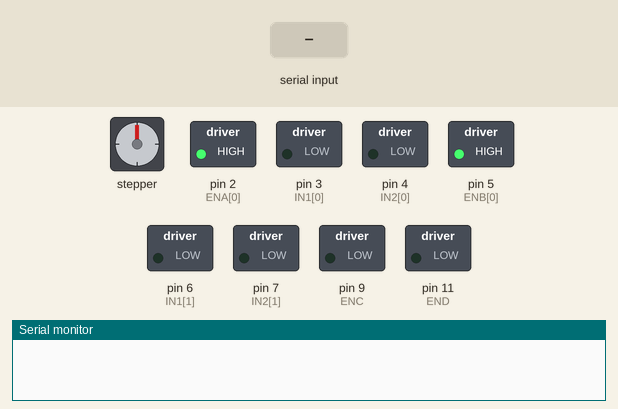
Recording of a sketch running on a simulated Arduino Uno, built with avr-gcc and run on an emulated ATmega328P. Parts: stepper motor, switched loads named in the sketch (green lamp = pin HIGH), the last lines printed to the serial monitor. Wiring (inferred from the names in the program): stepper motor (200 steps per turn assumed): coils pin 10, pin 8, pin 12, pin 13. Inputs (shaded band) come from the test bench. Pins used as bus, display or sensor lines are not drawn.

Above: at 1.2 s.
1.3 s: "stop,1\n" received over Serial
At 1.61 s:
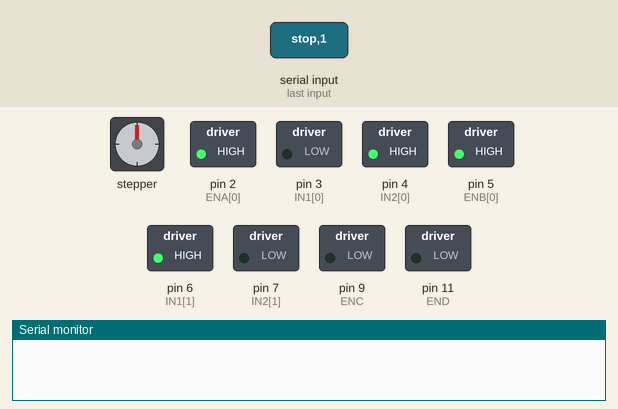
At 3.28 s:
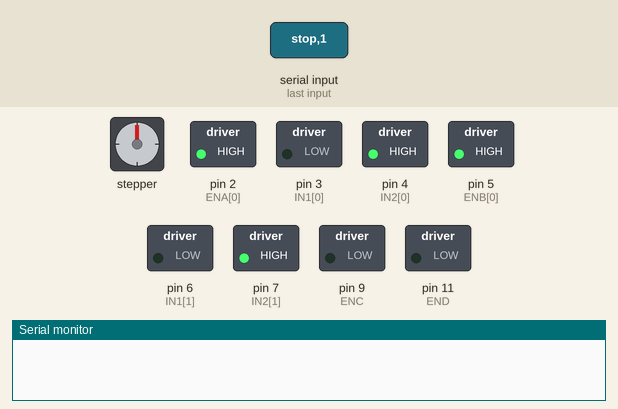
4.3 s: "stop\n" received over Serial
At 11.4 s:
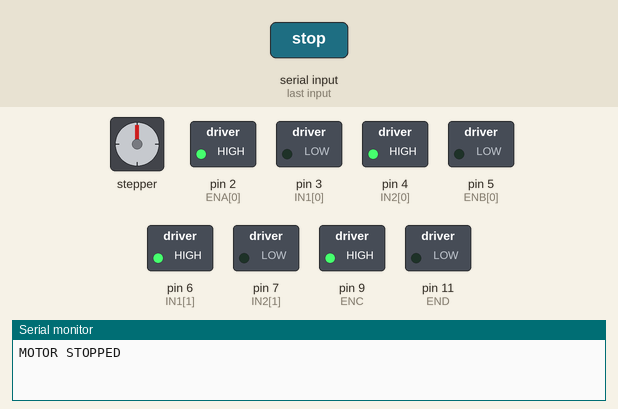
Timing chart, 0 to 13.5 s (numbered marks = the images above; inputs shaded):
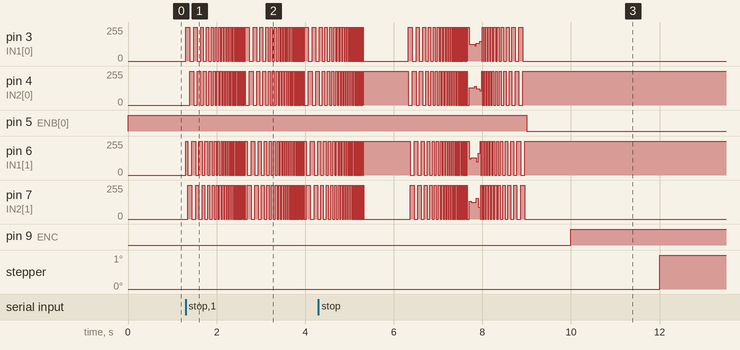

The sketch:

main.ino
```cpp
#include <Arduino.h>
#include "step.h"
#include "linear.h"
#include "dc.h"


#define MAX_SIZE 10  // 최대 리스트 크기를 10으로 정의


int disk_rotate_list[MAX_SIZE];
int dispenser_push_list[MAX_SIZE];
int listSize = 0;  // 실제 사용되는 리스트의 크기


int dc_motor_state = 0;  // 전역 변수로 선언
int stop_command_state = 0; // 0: 초기 상태, 1: stop 명령 수신, 2: 엔드스위치 감지


void setup() {
    Serial.begin(9600);  // 시리얼 통신을 9600 baud rate로 시작합니다.


    // 모터 핀 설정
    setupMotorPins(0);        // 스텝모터 A핀 설정
    setupMotorPins(1);        // 스텝모터 B핀 설정


    // 역방향 딜레이 설정
    setupReverseDelays();     // 모터의 역방향 운동에 사용할 딜레이를 설정합니다.


    // 선형 모터 핀 설정
    pinMode(ENC, OUTPUT);
    pinMode(IN5, OUTPUT);
    pinMode(IN6, OUTPUT);


    pinMode(END, OUTPUT);
    pinMode(IN7, OUTPUT);
    pinMode(IN8, OUTPUT);
}


void loop() {
    // 시리얼 데이터 수신
    if (Serial.available() > 0) {
        String data = Serial.readStringUntil('\n');

        // stop 명령을 수신한 경우
        if (data == "stop") {
            disk_rotate(0);
            Serial.println("MOTOR STOPPED");
            stop_command_state = 2; // 플래그 설정
        } else {
            parseData(data);  // 데이터 파싱 함수 호출
            stop_command_state = 1;
        }
    }


    // stop 명령을 받은 후 엔드스위치에 도달할 때까지 모터를 반시계방향으로 회전
    if (stop_command_state == 1) {
        softStart(0);

        // 외부에서 stop_command_received를 true로 설정하는 코드가 필요합니다.
        if (stop_command_state == 2) { // 엔드스위치가 눌렸음을 시뮬레이션
            disk_rotate(0);
            Serial.println("ENDSTOP DETECTED");
            stop_command_state = 2; // 엔드스위치 감지 상태로 변경
        }
    }


    // 엔드스위치 감지 후 음료 만드는 로직 실행
    if (stop_command_state == 2) {
        // 모터 작동 로직 실행
        for (int i = 0; i < listSize; i++) {
            disk_rotate(disk_rotate_list[i]);
            delay(1000);


            for (int j = 0; j < dispenser_push_list[i]; j++) {
                dispenser_activate(255, 255, 1000);
                Serial.println("DOING");
                delay(1000);  // dispenser_activate 사이의 딜레이
            }
        }


        if (dc_motor_state == 1) {
            stir(200, 100, 2);
            delay(1000);
        }


        Serial.println("8");


        // 음료 만들기 완료 후 초기화
        stop_command_state = 0; // 플래그 리셋
    }
}


void parseData(String data) {
    int firstComma = data.indexOf(',');
    dc_motor_state = data.substring(0, firstComma).toInt();  // dc_input 파싱


    int firstBracket = data.indexOf('[', firstComma);
    int secondBracket = data.indexOf(']', firstBracket + 1);
    int thirdBracket = data.indexOf('[', secondBracket + 1);
    int lastBracket = data.indexOf(']', thirdBracket + 1);


    // 디스크 회전 목록 파싱
    String diskData = data.substring(firstBracket + 1, secondBracket);
    listSize = 0;  // 리스트 크기 초기화
    int startPos = 0;
    int endPos = diskData.indexOf(',');


    while (endPos != -1) {
        disk_rotate_list[listSize] = diskData.substring(startPos, endPos).toInt();
        startPos = endPos + 1;
        endPos = diskData.indexOf(',', startPos);
        listSize++;
    }
    disk_rotate_list[listSize] = diskData.substring(startPos).toInt();  // 마지막 원소 처리
    listSize++;  // 리스트 크기 업데이트


    // 디스펜서 푸시 목록 파싱
    String dispenserData = data.substring(thirdBracket + 1, lastBracket);
    startPos = 0;
    endPos = dispenserData.indexOf(',');
    int dispenserCount = 0;


    while (endPos != -1) {
        dispenser_push_list[dispenserCount] = dispenserData.substring(startPos, endPos).toInt();
        startPos = endPos + 1;
        endPos = dispenserData.indexOf(',', startPos);
        dispenserCount++;
    }
    dispenser_push_list[dispenserCount] = dispenserData.substring(startPos).toInt();  // 마지막 원소 처리
}
```

dc.cpp
```cpp
//dc.cpp
#include <Arduino.h>  // Arduino 기본 헤더 파일 포함
#include "dc.h"


// Define pin constants for easy modifications
const int END = 11;   // Motor enable pin (PWM capable pin)
int IN7 = 12;   // Motor input 1
int IN8 = 13;  // Motor input 2


void dc_cw(int power, int time){
    digitalWrite(END, LOW); // 모터 활성화 전 모든 출력을 LOW로 설정
    digitalWrite(IN7, LOW);
    digitalWrite(IN8, LOW);


    for (int speed = 0; speed <= power; speed++) {
        analogWrite(END, speed);
        delay(10);
    }


    digitalWrite(IN7, HIGH);
    digitalWrite(IN8, LOW);
    analogWrite(END, power);
    delay(time);


    for (int speed = power; speed >= 0; speed--) {
        analogWrite(END, speed);
        delay(10);
    }
}


void dc_ccw(int power, int time) {
    digitalWrite(END, LOW); // 모터 활성화 전 모든 출력을 LOW로 설정
    digitalWrite(IN7, LOW);
    digitalWrite(IN8, LOW);


    for (int speed = 0; speed <= power; speed++) {
        analogWrite(END, speed);
        delay(10);
    }


    digitalWrite(IN7, LOW);
    digitalWrite(IN8, HIGH);
    analogWrite(END, power);
    delay(time);


    for (int speed = power; speed >= 0; speed--) {
        analogWrite(END, speed);
        delay(10);
    }
}


void stir(int power, int time, int count){
  for (int i = 0; i < count ; i++){
    dc_cw(power,time);
    dc_ccw(power,time);
  }
  dc_cw(0,5000);
}
```

dc.h
```cpp
//dc.h


#ifndef DC_H
#define DC_H


extern const int END;
extern int IN7;
extern int IN8;


void dc_cw(int power, int time);
void dc_ccw(int power, int time);
void stir(int power, int time, int count);


#endif
```

linear.cpp
```cpp
//linear.cpp


#include <Arduino.h>  // Arduino 기본 헤더 파일 포함
#include "linear.h"


// 핀 번호 업데이트
const int ENC = 9;   // 모터 활성화 핀 (PWM 사용 가능)
int IN5 = 10;         // 모터 입력 5
int IN6 = 8;         // 모터 입력 6


void linear_up(int power, int time) {
    digitalWrite(IN5, HIGH);  // IN1을 IN5로 변경
    digitalWrite(IN6, LOW);   // IN2를 IN6으로 변경
    analogWrite(ENC, power);
    delay(time);
}


void linear_down(int power, int time) {
    digitalWrite(IN5, LOW);   // IN1을 IN5로 변경
    digitalWrite(IN6, HIGH);  // IN2를 IN6으로 변경
    analogWrite(ENC, power);
    delay(time);
}


void linear_stop(int power, int time) {
    digitalWrite(IN5, LOW);  // IN1을 IN5로 변경
    digitalWrite(IN6, LOW);  // IN2를 IN6으로 변경
    analogWrite(ENC, power);
    delay(time);
}


void dispenser_activate(int up_power,int down_power, int time) {
  linear_up(up_power,time);
  linear_stop(up_power,time);
  linear_down(down_power,time);
  delay(time);


}
```

linear.h
```cpp
//linear.h


#ifndef LINEAR_H
#define LINEAR_H


extern const int ENC;
extern int IN5;
extern int IN6;


void linear_up(int power, int time);
void linear_down(int power, int time);
void linear_stop(int power, int time);


void dispenser_activate(int up_power,int down_power, int time);


#endif
```

step.cpp
```cpp
// step.cpp
#include "step.h"


const int ENA[2] = {2, 2}; // 모터 A와 B의 활성화 핀
int IN1[2] = {3, 6};       // 모터 A와 B의 입력 1
int IN2[2] = {4, 7};       // 모터 A와 B의 입력 2
const int ENB[2] = {5, 5}; // 모터 A와 B의 활성화 핀
int IN3[2] = {6, 3};       // 모터 A와 B의 입력 3
int IN4[2] = {7, 4};       // 모터 A와 B의 입력 4


const int delays[] = {45, 38, 32, 27, 23, 20, 17, 15, 13, 11, 10, 9, 8, 7, 7, 6, 6, 6, 5, 5, 5, 5, 5, 5, 4};
int reverseDelays[sizeof(delays) / sizeof(int)];


void setupMotorPins(int motor) {
    pinMode(ENA[motor], OUTPUT);
    pinMode(IN1[motor], OUTPUT);
    pinMode(IN2[motor], OUTPUT);
    pinMode(ENB[motor], OUTPUT);
    pinMode(IN3[motor], OUTPUT);
    pinMode(IN4[motor], OUTPUT);


    digitalWrite(ENA[motor], HIGH);
    digitalWrite(ENB[motor], HIGH);
}


void setupReverseDelays() {
    for (int i = 0; i < sizeof(delays) / sizeof(int); i++) {
        reverseDelays[i] = delays[sizeof(delays) / sizeof(int) - 1 - i];
    }
}


void performSteps(int motor, const int delayArray[]) {
    for (int i = 0; i < sizeof(delays) / sizeof(int); i++) {
        stepMotorSoftStart(motor, delayArray[i]);
    }
}


void softStart(int motor) {
    for (int i = 0; i < sizeof(delays) / sizeof(delays[0]); i++) {
        stepMotorSoftStart(motor, delays[i]);
    }
}


void softStop(int motor) {
    for (int i = sizeof(delays) / sizeof(delays[0]) - 1; i >= 0; i--) {
        stepMotorSoftStart(motor, delays[i]);
    }
}


void stepMotorSoftStart(int motor, int stepDelay) {
    digitalWrite(ENA[motor], HIGH);


    digitalWrite(IN1[motor], HIGH);
    digitalWrite(IN2[motor], LOW);
    digitalWrite(IN3[motor], HIGH);
    digitalWrite(IN4[motor], LOW);
    delay(stepDelay);


    digitalWrite(IN1[motor], HIGH);
    digitalWrite(IN2[motor], LOW);
    digitalWrite(IN3[motor], LOW);
    digitalWrite(IN4[motor], HIGH);
    delay(stepDelay);


    digitalWrite(IN1[motor], LOW);
    digitalWrite(IN2[motor], HIGH);
    digitalWrite(IN3[motor], LOW);
    digitalWrite(IN4[motor], HIGH);
    delay(stepDelay);


    digitalWrite(IN1[motor], LOW);
    digitalWrite(IN2[motor], HIGH);
    digitalWrite(IN3[motor], HIGH);
    digitalWrite(IN4[motor], LOW);
    delay(stepDelay);
}


void performAdditionalSteps(int motor, int steps) {
    int d = 4;  // 빠른 스텝을 위한 작은 딜레이
    for (int i = 0; i < steps; i++) {
        digitalWrite(IN1[motor], HIGH);
        digitalWrite(IN2[motor], LOW);
        digitalWrite(IN3[motor], HIGH);
        digitalWrite(IN4[motor], LOW);
        delay(d);


        digitalWrite(IN1[motor], HIGH);
        digitalWrite(IN2[motor], LOW);
        digitalWrite(IN3[motor], LOW);
        digitalWrite(IN4[motor], HIGH);
        delay(d);


        digitalWrite(IN1[motor], LOW);
        digitalWrite(IN2[motor], HIGH);
        digitalWrite(IN3[motor], LOW);
        digitalWrite(IN4[motor], HIGH);
        delay(d);


        digitalWrite(IN1[motor], LOW);
        digitalWrite(IN2[motor], HIGH);
        digitalWrite(IN3[motor], HIGH);
        digitalWrite(IN4[motor], LOW);
        delay(d);
    }
}


void disk_rotate(int disk_step) {
    if (disk_step == 0) {

    }
    else if (disk_step > 0 && disk_step <= 7) {
        // 반시계방향 회전 처리
        disk_step = disk_step - 1;
        digitalWrite(ENB[0], HIGH); // 반시계방향 활성화
        softStart(0);  // 반시계 부드러운 시작 (0.5바퀴)
        performAdditionalSteps(0, disk_step * 50);
        softStop(0);   // 반시계 부드러운 정지 (0.5바퀴)
        digitalWrite(ENB[0], LOW); // 반시계방향 비활성화
    }
    else if (disk_step < 0 && disk_step >= -7) {
        // 시계방향 회전 처리
        disk_step = disk_step + 1;
        digitalWrite(ENB[1], HIGH); // 시계방향 활성화
        softStart(1);  // 시계 부드러운 시작 (0.5바퀴)
        performAdditionalSteps(1, disk_step * -50);
        softStop(1);   // 시계방향 부드러운 정지 (0.5바퀴)
        digitalWrite(ENB[1], LOW); // 시계방향 비활성화
    }
    else {
        // 유효하지 않은 입력일 경우 아무 작업도 수행하지 않음

    }
}
```

step.h
```cpp
// step.h
#ifndef STEP_H
#define STEP_H


#include <Arduino.h>


// 모터 핀에 대한 상수 정의
extern const int ENA[2];
extern int IN1[2];
extern int IN2[2];
extern const int ENB[2];
extern int IN3[2];
extern int IN4[2];


// 딜레이 배열에 대한 상수 정의
extern const int delays[];
extern int reverseDelays[];


// 모터 핀을 설정하는 함수
void setupMotorPins(int motor);


// 역방향 딜레이를 설정하는 함수
void setupReverseDelays();


// 스텝 실행 함수
void performSteps(int motor, const int delayArray[]);


// 모터를 부드럽게 시작하는 함수
void softStart(int motor);


// 모터를 부드럽게 정지하는 함수
void softStop(int motor);


// 모터를 부드럽게 시작하는 함수
void stepMotorSoftStart(int motor, int stepDelay);


// 추가 스텝 실행 함수
void performAdditionalSteps(int motor, int steps);


// 디스크 회전 함수
void disk_rotate(int disk_step);


#endif
```

Measured:
- after the input at 1.3 s, pin 3 (IN1[0]): 0/255 → 255/255 at once, then moves between 0/255 and 255/255, repeating every 1.3 s; pin 4 (IN2[0]): 0/255 → 255/255 after 0.10 s, then moves between 0/255 and 255/255, repeating every 1.3 s
